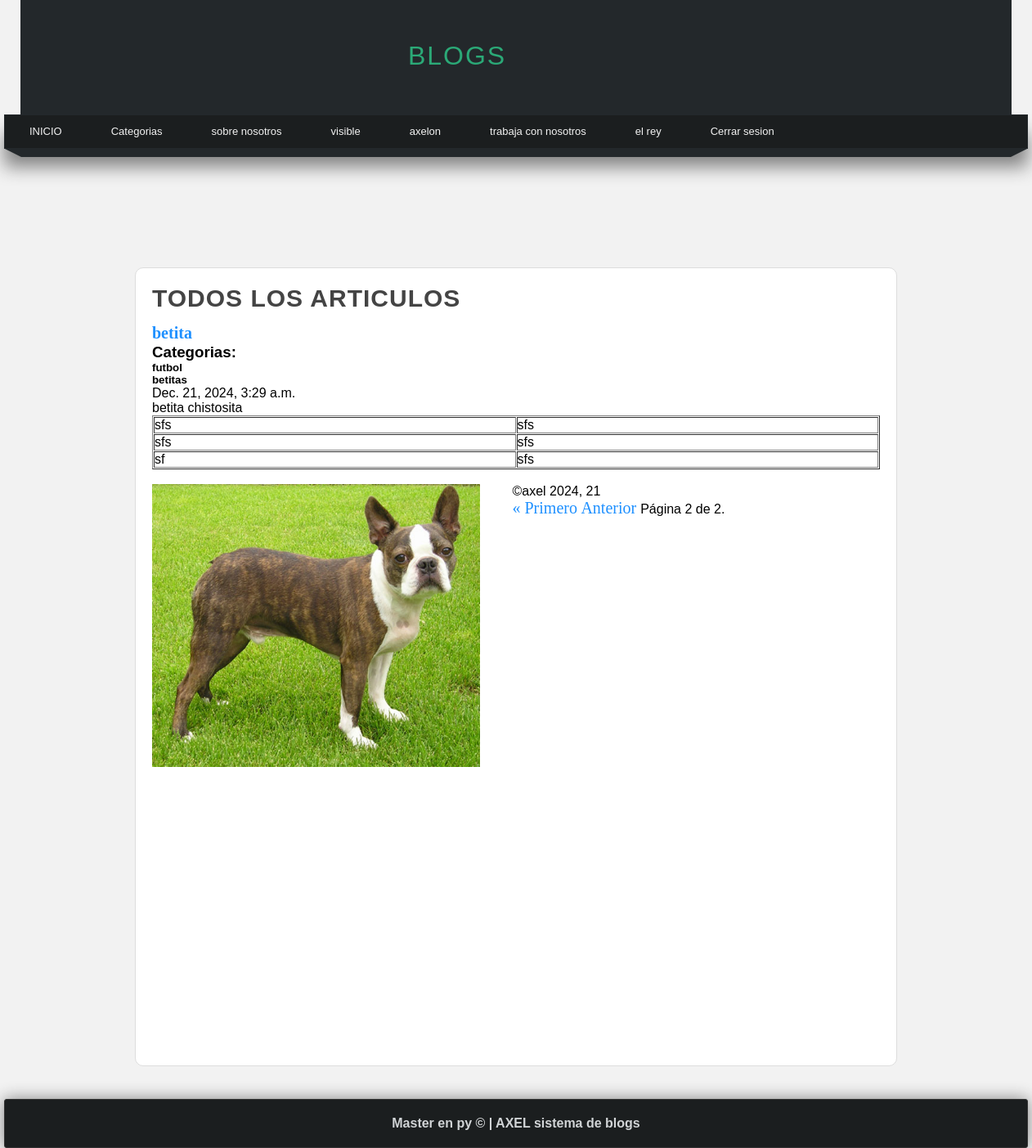
/articulos/?page=2 (signed in), run on the app's committed database.
### paginas/models.py (models this page shows, shortened)
class Page(models.Model):
    title = models.CharField(max_length=100)
    content = RichTextField()
    order = models.IntegerField(default=0, verbose_name="orden")
    slug = models.CharField(unique=True,max_length=100)
    public = models.BooleanField()
    created_at = models.DateTimeField(auto_now_add=True)
    updated_at = models.DateTimeField(auto_now=True)
    class Meta:
        verbose_name = 'pagina'
        verbose_name_plural = 'Paginas'

### blog/models.py (models this page shows, shortened)
class Articulo(models.Model):
    title = models.CharField(max_length=30)
    content = RichTextField()
    image = models.ImageField(default='null', upload_to='articles')
    user = models.ForeignKey(User,editable=False , on_delete=models.CASCADE)
    categoria = models.ManyToManyField(Categoria, verbose_name='categorias', blank=True)
    public = models.BooleanField(verbose_name="publicado?")
    created_at = models.DateTimeField(auto_now_add=True, verbose_name='creado en :')

class Categoria(models.Model):
    name = models.CharField(max_length=100, verbose_name='Nombre')
    description = models.CharField(verbose_name=("descripcion"), max_length=300)
    created_at = models.DateTimeField(auto_now_add=True, verbose_name='creado en :')
    def __str__(self):
        return self.name

### blog/views.py (the view)
# urls.py: path('articulos/', views.articulos, name='listar_articulos'),
@login_required(login_url='login') #permite proteger la vista
def articulos(request):
    articulos = Articulo.objects.all()
    paginator = Paginator(articulos, 2)
    page = request.GET.get('page')
    page_articles = paginator.get_page(page)
    return render(request,'articulos/view.html',{
        'title':"TODOS LOS ARTICULOS",
        'articles':page_articles
    })

### blog/context_processor.py (called while the page is built)
def get_Categorias(request):
    ids = Articulo.objects.filter(public = True).values_list( 'categoria', flat=True)
    Categoria1 = Categoria.objects.filter(id__in =  ids).values_list('id', 'name')
    return{
        'categorias':Categoria1,
        'public': ids
    }

### paginas/context_processor.py (called while the page is built)
def get_pages(request):
    pages = Page.objects.filter(public = True).order_by('order').values_list('id', 'title', 'slug')
    return{
        'pages':pages
    }

### blog/templates/articulos/view.html (shortened to what this page needs)
{% extends "layouts/layout.html"%}
{% block content %}
    <H1 class= "title">{{title}}</H1>
    {% include 'articulos/articulos.html' %}
    {% include 'articulos/paginacion.html' %}
{% endblock %}

### mainapp/templates/layouts/layout.html (shortened to what this page needs)
{% load static %}
<!DOCTYPE html>
<html lang="en">
<head>
    <link rel="stylesheet" type="text/css" href="{% static 'css/content.css' %}">
    <link rel="stylesheet" type="text/css" href="{% static 'css/styles.css' %}">
</head>
<body>
    <header>
        <div id="logotipo">
            <h1>BLOGS</h1>
        </div>
    </header>
    <nav>
        <ul>
            <li>
                <a href="{% url 'index' %}">INICIO</a>
            </li>
            {% if user.is_authenticated %}
                <li>
                    <a href="{% url 'listar_articulos' %}">Categorias</a>
                </li>
                {% for page  in pages %}
                    <li>
                        <a href="{% url 'pagina' page.2 %}"> {{page.1}}</a>
                    </li>
                {% endfor %}
                <li>
                    <a href="{% url 'logout' %}">Cerrar sesion</a>
                </li>
            {% endif %}
        </ul>
    </nav>
    <div class="barra">
        <span class="esquina-izquierda"></span>
        <span class="relleno"></span>
        <span class="esquina-derecha"></span>
    </div>
    <div class="content">
        <div class="box">
            {% block content %}{% endblock %}
        </div>
    </div>
</body>
<footer>
    <h4>Master en py &copy; | AXEL sistema de blogs</h4>
</footer>
</html>

### blog/templates/articulos/articulos.html (shortened to what this page needs)
{% for article in articles %}
    <article class="article-item">
        <div class = "data">
            <h2><a href="{% url 'articulo_solo' article.id %}">{{article.title}}</a></h2>
            <h3>Categorias: </h3>
            {% for category in article.categoria.all %}
                <h5>{{category}}</h5>
            {% endfor %}
            <span class="date"> {{article.created_at}}</span>
            <p>
                {{article.content|safe}}
            </p>
        </div>
        {% if article.image != 'null' and article.image.url|length >= 1 %}
            <div class=" image">
                <img src="{{ article.image.url }}" alt="Imagen de artículo">
            </div>
        {% else %}
            <p>No hay imagen disponible.</p>
        {% endif %}
        <p>&copy;{{article.user}} {{ article.created_at|date:"Y, d" }}</p>
    <article>
{% endfor %}

### mainapp/static/css/content.css (style rules this page uses)
.box { background: white; border-radius: 10px; width: 890px; min-height: 935px; padding: 20px; border: 1px solid #ddd; margin: 0 auto; }
.box a { font-size: 20px; font-family: 'Georgia', serif; color: #1E90FF; text-decoration: none; }
.box .image { width: 45%; float: left; margin-right: 40px; }
.box .image img { width: 100%; }
.title { color: #444; letter-spacing: 1px; font-size:30px; margin-bottom: 10px; }
footer { width: 1250px; background-color: #1B1E1F; border: 1px solid #333; border-radius: 3px; color: #D1D4D6; text-align: center; margin: 0 auto; margin-top: 40px; padding-top: 20px; padding-bottom: 20px; box-shadow: 0px 0px 20px gray; }

### mainapp/static/css/styles.css (style rules this page uses)
* { margin: 0px; padding: 0px; font-family: sans-serif; text-decoration: none; }
body { background-color: #F2F2F2; }
header { width: 1212px; height: 140px; background-color: #23282b; margin: 0px auto; }
#logotipo { width: 35%; height: 140px; margin: 0 auto; padding-top: 10px; }
#logotipo h1 { display: block; float: left; margin-left: 20px; margin-top: 40px; letter-spacing: 2px; color: #2ba977; font-family: 'Franklin Gothic Medium', 'Arial Narrow', Arial, sans-serif; font-weight: normal; }
nav { margin: 0 auto; width: 1250px; height: 40px; background-color: #1b1e1f; border: 1px solid #23282b; box-shadow: 0px 22px 22px gray; font-size: 13px; }
nav > ul { list-style: none; text-decoration: none; }
nav > ul > li { line-height: 40px; float: left; }
nav > ul > li > a { display: block; padding-left: 30px; padding-right: 30px; color: #F2F2F2; }
.barra { width: 1250px; margin: 0 auto; margin-bottom: 145px; }
.esquina-izquierda { display: block; border-left: 20px solid transparent; border-top: 10px solid #23282b; float: left; }
.esquina-derecha { display: block; border-right: 20px solid transparent; border-top: 10px solid #23282b; float:right; }
.relleno { display: block; width: 1210px; height: 10px; background: #23282b; float: left; }

### data on the page
Page: title "sobre nosotros"
Page: title "visible"
Page: title "axelon"
Page: title "trabaja con nosotros"
Page: title "el rey"
Articulo: title "betita", created_at "Dec. 21, 2024, 3:29 a.m.", content "betita chistosita sfs sfs sfs sfs sf sfs", image (picture), user "axel", created_at "2024, 21"
Categoria: name "futbol"
Categoria: name "betitas"

### other printed values
{{ title }} "TODOS LOS ARTICULOS"
{{ articles.number }} "2"
{{ articles.paginator.num_pages }} "2"
